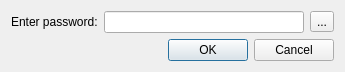
<?xml version="1.0" encoding="UTF-8"?>
<ui version="4.0">
 <class>DatabaseAuthenticationDialog</class>
 <widget class="QDialog" name="DatabaseAuthenticationDialog">
  <property name="geometry">
   <rect>
    <x>0</x>
    <y>0</y>
    <width>334</width>
    <height>67</height>
   </rect>
  </property>
  <property name="windowTitle">
   <string>Enter Database Password</string>
  </property>
  <layout class="QGridLayout" name="gridLayout">
   <item row="0" column="0">
    <widget class="QLabel" name="enterPasswordLabel">
     <property name="text">
      <string>Enter password:</string>
     </property>
    </widget>
   </item>
   <item row="0" column="1">
    <widget class="QLineEdit" name="passwordLineEdit">
     <property name="minimumSize">
      <size>
       <width>200</width>
       <height>0</height>
      </size>
     </property>
    </widget>
   </item>
   <item row="2" column="0" colspan="3">
    <widget class="QDialogButtonBox" name="buttonBox">
     <property name="orientation">
      <enum>Qt::Horizontal</enum>
     </property>
     <property name="standardButtons">
      <set>QDialogButtonBox::Cancel|QDialogButtonBox::Ok</set>
     </property>
    </widget>
   </item>
   <item row="0" column="2">
    <widget class="QToolButton" name="revealToolButton">
     <property name="text">
      <string>...</string>
     </property>
     <property name="checkable">
      <bool>true</bool>
     </property>
    </widget>
   </item>
  </layout>
 </widget>
 <tabstops>
  <tabstop>passwordLineEdit</tabstop>
  <tabstop>revealToolButton</tabstop>
  <tabstop>buttonBox</tabstop>
 </tabstops>
 <resources/>
 <connections>
  <connection>
   <sender>buttonBox</sender>
   <signal>accepted()</signal>
   <receiver>DatabaseAuthenticationDialog</receiver>
   <slot>accept()</slot>
   <hints>
    <hint type="sourcelabel">
     <x>257</x>
     <y>57</y>
    </hint>
    <hint type="destinationlabel">
     <x>157</x>
     <y>274</y>
    </hint>
   </hints>
  </connection>
  <connection>
   <sender>buttonBox</sender>
   <signal>rejected()</signal>
   <receiver>DatabaseAuthenticationDialog</receiver>
   <slot>reject()</slot>
   <hints>
    <hint type="sourcelabel">
     <x>324</x>
     <y>57</y>
    </hint>
    <hint type="destinationlabel">
     <x>286</x>
     <y>274</y>
    </hint>
   </hints>
  </connection>
  <connection>
   <sender>revealToolButton</sender>
   <signal>toggled(bool)</signal>
   <receiver>DatabaseAuthenticationDialog</receiver>
   <slot>hidePassword(bool)</slot>
   <hints>
    <hint type="sourcelabel">
     <x>310</x>
     <y>17</y>
    </hint>
    <hint type="destinationlabel">
     <x>390</x>
     <y>19</y>
    </hint>
   </hints>
  </connection>
 </connections>
 <slots>
  <slot>hidePassword(bool)</slot>
 </slots>
</ui>
